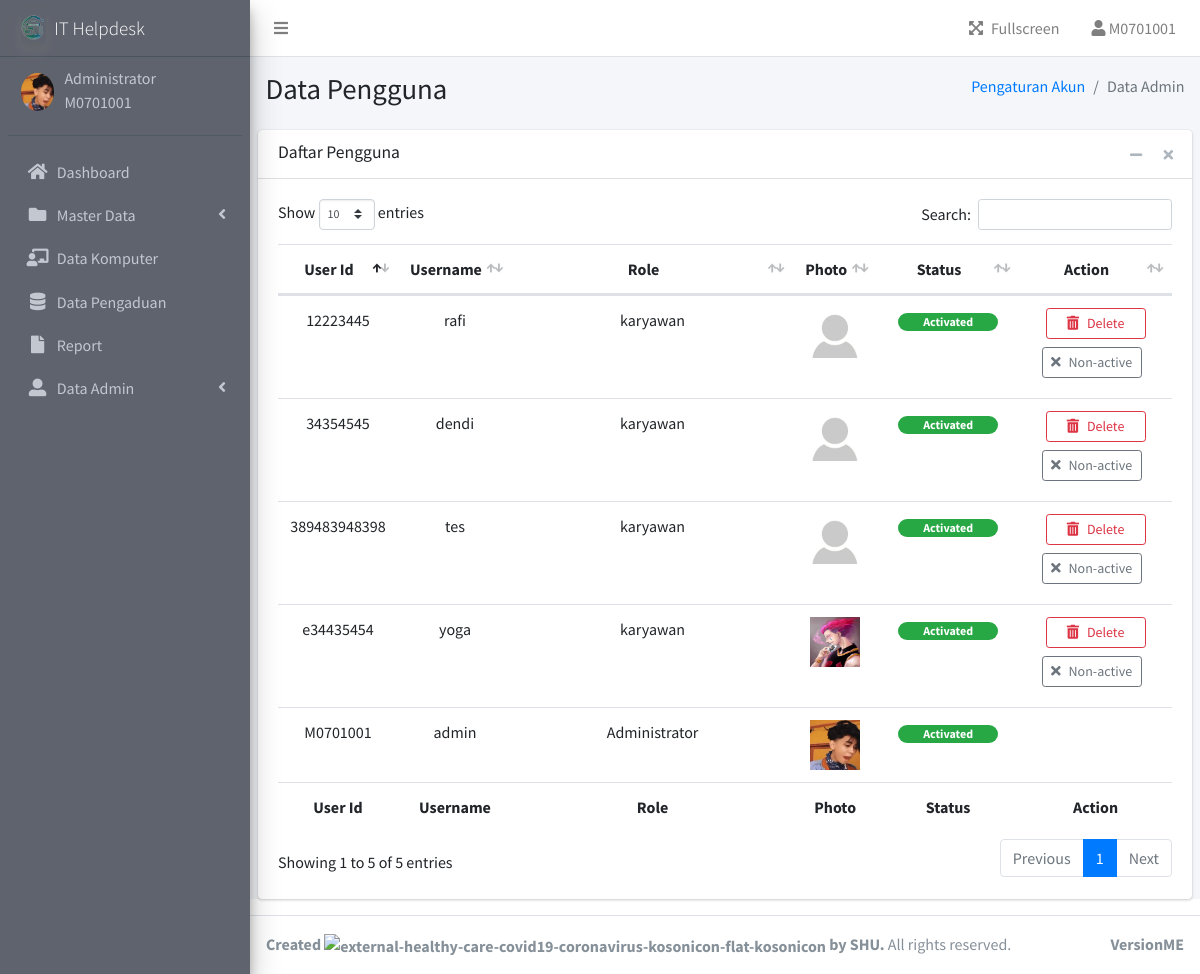
Page /admin/data-admin.php (signed in) on the earlier database version.
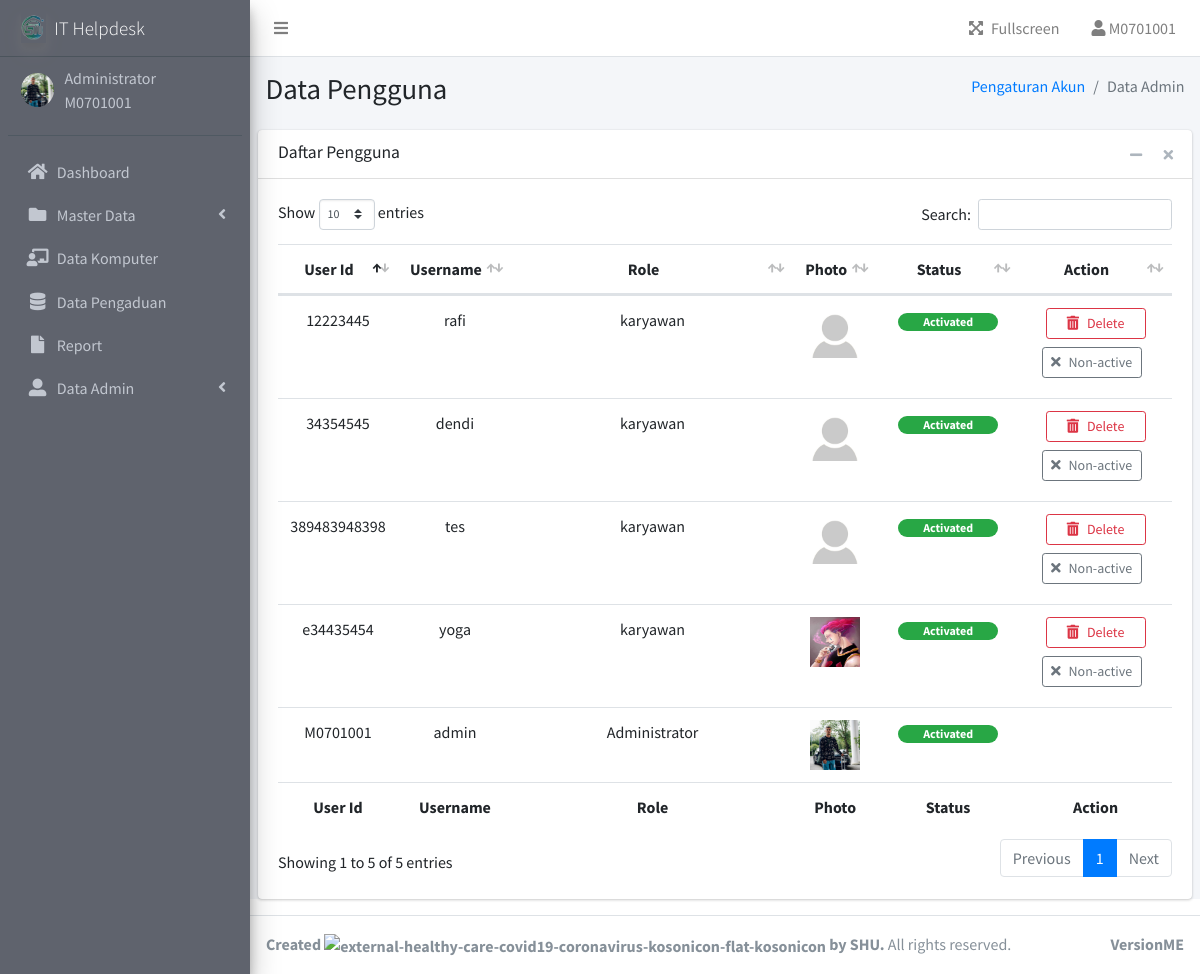
Same page on the later database version.
### tables this page shows
CREATE TABLE `user` (
  `user_id` varchar(16) NOT NULL,
  `username` varchar(20) NOT NULL,
  `password` varchar(255) NOT NULL,
  `Role` varchar(30) NOT NULL,
  `img` varchar(255) NOT NULL,
  `status` tinyint(4) NOT NULL
);

### function.php (called while the page is built, shortened)
<?php
$db_host = "localhost";
$db_user = "root";
$db_pass = "";
$db_name = "db_helpdesk";
$conn = mysqli_connect($db_host, $db_user, $db_pass, $db_name);
function query($query)
{
    global $conn;
    $result = mysqli_query($conn, $query);
    $rows = [];
    while ($row = mysqli_fetch_assoc($result)) {
        $rows[] = $row;
    }
    return $rows;
}

### admin/data-admin.php (the view, shortened to what the changed rows need)
<?php
include "templates/header.php";
include "templates/sidebar.php";
?>
<div class="content-wrapper">
    <section class="content-header">
        <div class="container-fluid">
            <div class="row mb-2">
                <div class="col-sm-6">
                    <h1>Data Pengguna</h1>
                </div>
            </div>
        </div>
    </section>
    <section class="content">
        <div class="card">
            <div class="card-body">
                <div class="table-responsive">
                    <table class="table table-hover" id="table_user" width="100%">
                        <thead align="center">
                            <th>User Id</th>
                            <th>Username</th>
                            <th width="240">Role</th>
                            <th>Photo</th>
                            <th width="100">Status</th>
                            <th>Action</th>
                        </thead>
                        <tbody>
                            <?php
                            $data = query("SELECT * FROM user");
                            foreach ($data as $d) :
                            ?>
                                <tr align="center">
                                    <td><?php echo $d['user_id']; ?></td>
                                    <td><?php echo $d['username']; ?></td>
                                    <td><?php echo $d['Role']; ?></td>
                                    <td><img src="../assets/img/profile/<?= $d['img']; ?>" alt="user image" width="50" height="50"></td>
                                    <?php
                                    if ($d['status'] == 1) { ?>
                                        <td><span href="#" class="badge badge-pill badge-success" style="width: 100px;">Activated</span></td>
                                    <?php } else { ?>
                                        <td><span href="#" class="badge badge-pill badge-danger" style="width: 100px;">Disactivated</span></td>
                                    <?php } ?>
                                    <td>
                                    </td>
                                </tr>
                            <?php
                            endforeach;
                            ?>
                        </tbody>
                        <tfoot align="center">
                            <th>User Id</th>
                            <th>Username</th>
                            <th width="240">Role</th>
                            <th>Photo</th>
                            <th width="100">Status</th>
                            <th>Action</th>
                        </tfoot>
                    </table>
                </div>
            </div>
        </div>
    </section>
</div>
<?php
include "templates/footer.php";
?>

### admin/templates/header.php (shortened to what the changed rows need)
<?php
include '../function.php';
?>
<!DOCTYPE html>
<html lang="en">
<head>
  <link rel="stylesheet" href="../assets/plugins/fontawesome-free/css/all.min.css">
  <link rel="stylesheet" href="../assets/plugins/datatables-bs4/css/dataTables.bootstrap4.min.css">
  <link rel="stylesheet" href="../assets/plugins/datatables-buttons/css/buttons.bootstrap4.min.css">
  <link rel="stylesheet" href="../assets/plugins/datatables-responsive/css/responsive.bootstrap4.min.css">
  <link rel="stylesheet" href="../assets/dist/css/adminlte.min.css">
  <link rel="stylesheet" href="../assets/plugins/jquery-ui/jquery-ui.min.css">
</head>
<body class="hold-transition sidebar-mini">
  <div class="wrapper">
    <aside class="main-sidebar sidebar-dark-primary elevation-4">
      <div class="sidebar">
        <div class="user-panel mt-3 pb-3 mb-3 d-flex">
          <div class="image">
            <?php
            $id = $_SESSION["login"]["user_id"];
            $data = query("SELECT * FROM user WHERE user_id = '$id'")[0];
            ?>
            <img src="../assets/img/profile/<?= $data['img']; ?> " class="img-circle" alt="User Image">
          </div>
        </div>

Differences in the rows shown:
changed user "admin": img: a different picture
